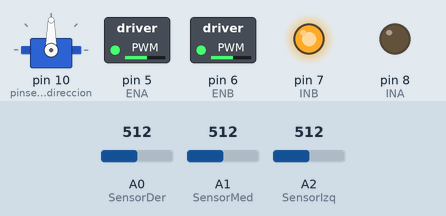
This sketch was run on a simulated Arduino Uno, built with avr-gcc and run on an emulated ATmega328P. Parts: servo, switched loads named in the sketch (green lamp = pin HIGH), output pins drawn as LEDs (lit = HIGH). Inputs (shaded band) come from the test bench; at power-on: A1 (SensorMed) = 512, A0 (SensorDer) = 512, A2 (SensorIzq) = 512.

Above: at 1.2 s.
1.3 s: A1 (SensorMed) set to 87
2.8 s: A1 (SensorMed) set to 71
At 4.0 s:
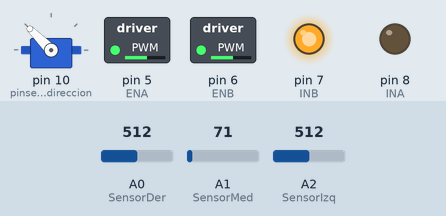
4.3 s: A0 (SensorDer) set to 88
5.8 s: A0 (SensorDer) set to 75
At 6.8 s:
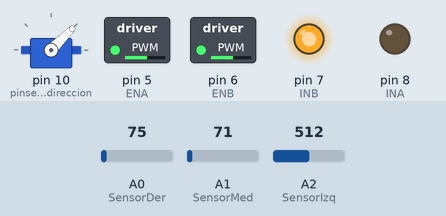
7.3 s: A0 (SensorDer) set to 122
At 7.6 s:
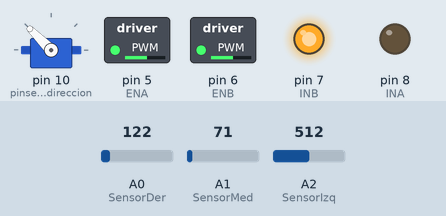
8.8 s: A0 (SensorDer) set to 70
At 9.6 s:
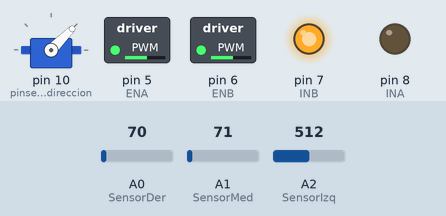
Timing chart, 0 to 11.3 s (numbered marks = the images above; inputs shaded):
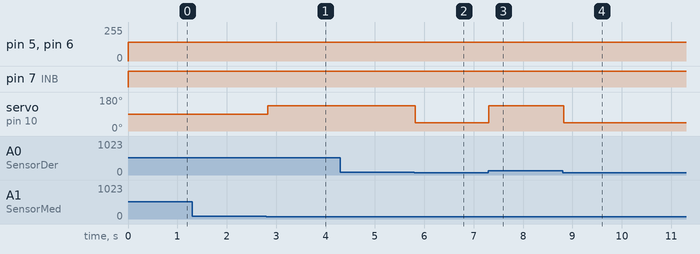

Measured:
- the behaviour switches between 80 and 79 on A1 (SensorMed) (found by bisection; images 0 and 1)
- the behaviour switches between 80 and 79 on A0 (SensorDer) (found by bisection; images 1 and 2)
- after the input at 1.3 s, every drawn part: stays the same
- after the input at 2.8 s, servo on pin 10 (pinservodireccion): 90° → 135° at once
- after the input at 4.3 s, every drawn part: stays the same
- after the input at 5.8 s, servo on pin 10 (pinservodireccion): 135° → 45° at once
- after the input at 7.3 s, servo on pin 10 (pinservodireccion): 45° → 135° at once
- after the input at 8.8 s, servo on pin 10 (pinservodireccion): 135° → 45° at once

The sketch:

pruebaLineaMotorServo.ino
```cpp
#include <Servo.h>
#define SensorIzq A2
#define SensorMed A1
#define SensorDer A0
#define UmbralInf 80  //ahora te digo
#define velocidad 140   //que vaya lento
#define ENA 5
#define INA 8
#define ENB 6
#define INB 7
#define pinservodireccion 10
Servo servo2;
int estado, estadoanterior;
float lecturaIzq;
float lecturaMed;
float lecturaDer;
int pulsomin = 1000;
int pulsomax = 2000;

void setup() {
  pinMode(SensorIzq, INPUT);
  pinMode(SensorMed, INPUT);
  pinMode(SensorDer, INPUT);
  pinMode(INA, OUTPUT);
  pinMode(ENA, OUTPUT);
  pinMode(INB, OUTPUT);
  pinMode(ENB, OUTPUT);
  servo2.attach(pinservodireccion, pulsomin, pulsomax);
  servo2.write(90);
  estado=1;
  Serial.begin(9600);
  // put your setup code here, to run once:

}

void loop() {
  delante();
  lectura();
  switch(estado){
    case 1:{
      servo2.write(90);
      delay(30);
      break;
  }
  case 2:{
      servo2.write(45);
      delay(30);
      break;
  }
  case 3:{
      servo2.write(135);
      delay(30);
      break;
  }
}
}

  // put your main code here, to run repeatedly:


void lectura(){
  if(estado!=1){
 estadoanterior=estado;
  }
 lecturaIzq = analogRead(SensorIzq);
 lecturaMed = analogRead(SensorMed);
 lecturaDer = analogRead(SensorDer);

 if (lecturaMed>=UmbralInf){                         /*sensor central detecta linea*/
  estado = 1;

}
 if(lecturaMed<UmbralInf&&lecturaIzq>=UmbralInf){    /*sensor izq detecta linea*/
  estado = 2;

 }
  if(lecturaMed<UmbralInf&&lecturaDer>=UmbralInf){   /*sensor der detecta linea*/
  estado = 3;

 }
 if(lecturaMed<UmbralInf&&lecturaIzq<UmbralInf&&lecturaDer<UmbralInf){
   estado=estadoanterior;

 }

}

void delante(){
  analogWrite(ENA, velocidad);
  digitalWrite(INA, LOW);
  analogWrite(ENB, velocidad);
  digitalWrite(INB, HIGH);
}
```
